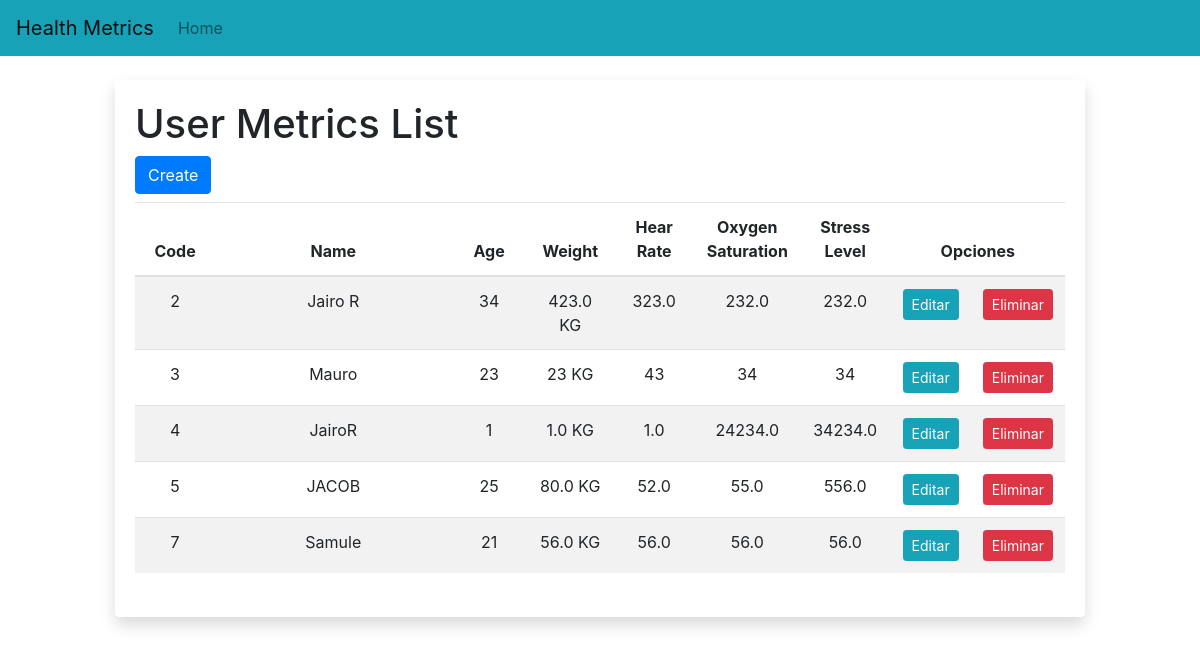
Before: / with the older database file.
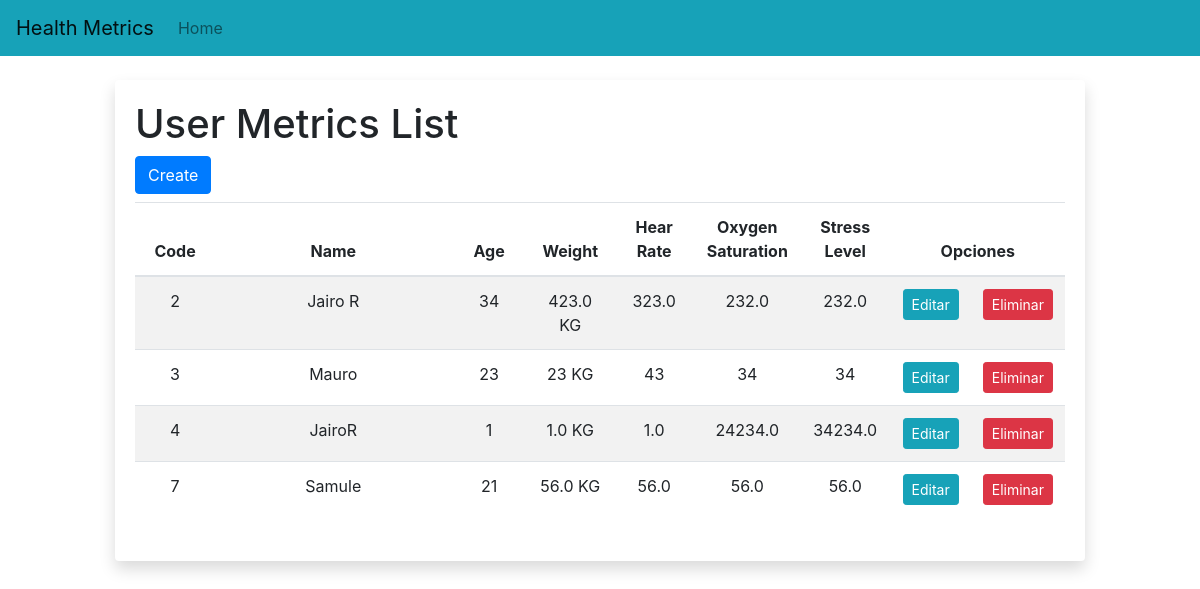
After: the same page with the newer database file.
### healthMetrics/models.py (models this page shows, shortened)
class User(models.Model):
    id: models.AutoField(primary_key=True)
    name = models.CharField(max_length=100)
    lastname = models.CharField(max_length=100)
    age = models.CharField(max_length=100)
    weight = models.CharField(max_length=100)
    hearRate = models.CharField(max_length=100)
    oxygenSaturation = models.CharField(max_length=100)
    stressLevel = models.CharField(max_length=100)

### healthMetrics/views.py (the view)
# urls.py: 2. Add a URL to urlpatterns:  path('', views.home, name='home')
def home(request):
    users = User.objects.all()
    return render(request, 'gestionUser.html', {"users": users})

### healthMetrics/templates/gestionUser.html (shortened to what this page needs)
{% extends "./index.html" %}
{% block body %}
<div class="row d-flex justify-content-center py-4">
    <div class="col-md-10">
        <div class="card shadow border-0">
            <div class="card-body">
                <h1 class="fs-5">User Metrics List</h1>
                <a class="btn btn-primary" href="createUser">Create</a>
                <div class="table-responsive py-2">
                    <table id="table-users" class="table table-striped">
                        <thead>
                            <tr>
                                <th>Code</th>
                                <th>Name</th>
                                <th>Age</th>
                                <th>Weight</th>
                                <th>Hear Rate</th>
                                <th>Oxygen Saturation</th>
                                <th>Stress Level</th>
                                <th colspan="2">Opciones</th>
                            </tr>
                        </thead>
                        <tbody>
                            {% for u in users %}
                            <tr>
                                <td width="10%">{{u.id}}</td>
                                <td width="40%">{{u.name}}</td>
                                <td width="10%">{{u.age}}</td>
                                <td width="10%">{{u.weight}} KG</td>
                                <td width="10%">{{u.hearRate}}</td>
                                <td width="10%">{{u.oxygenSaturation}}</td>
                                <td width="10%">{{u.stressLevel}}</td>
                                <td><a href="editingUser/{{u.id}}" class="btn btn-info btn-sm">Editar</a></td>
                                <td><a href="deleteUser/{{u.id}}" class="btn btn-danger btn-sm btnEliminacion">Eliminar</a></td>
                            </tr>
                            {% endfor %}
                        </tbody>
                    </table>
                </div>
            </div>
        </div>
    </div>
</div>
{% endblock %}

### healthMetrics/templates/index.html (shortened to what this page needs)
<!DOCTYPE html>
<html lang="en">
<head>
    {% load static %}
    <link rel="stylesheet" href="https://cdn.jsdelivr.net/npm/bootstrap@4.5.3/dist/css/bootstrap.min.css"
>
    <link rel="stylesheet" type="text/css" href="{% static 'css/userManage.css' %}">
    <link rel="stylesheet" type="text/css" href="https://cdn.datatables.net/v/dt/dt-1.12.1/datatables.min.css"/>
</head>
<body>
    <nav class="navbar navbar-expand-lg navbar-light bg-info">
        <a class="navbar-brand" href="#">Health Metrics</a>
        <div class="collapse navbar-collapse" id="navbarNav">
            <ul class="navbar-nav">
                <li class="nav-item">
                    <a class="nav-link" href="/">Home <span class="sr-only">(current)</span></a>
                </li>
            </ul>
        </div>
    </nav>
    <div class="container-fluid m-10">
        {% block body %}
        {% endblock %}
    </div>
</body>
</html>

### healthMetrics/static/css/userManage.css (style rules this page uses)
th, td { text-align: center; vertical-align: middle; }

Changed rows visible on the page:
removed User: id "5", name "JACOB", age "25", weight "80.0", hearRate "52.0", oxygenSaturation "55.0", stressLevel "556.0"
